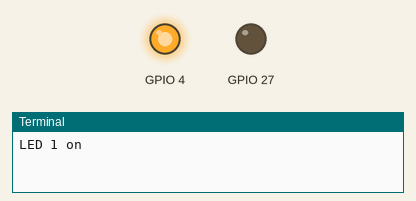
A program run on a simulated Raspberry Pi (BCM pin numbers). Parts: output pins drawn as LEDs (lit = HIGH), the last lines printed to the terminal. At 6.0 s the program stops and its outputs stay as they are.

Above: at 0.1 s.
At 3.1 s:
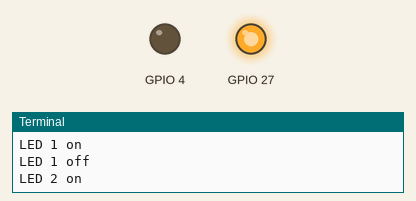
At 6.1 s:
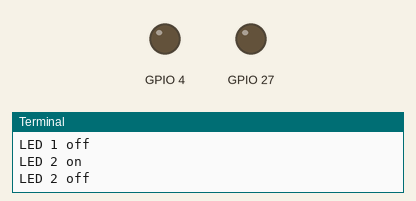
Timing chart, 0 to 7.5 s (numbered marks = the images above):
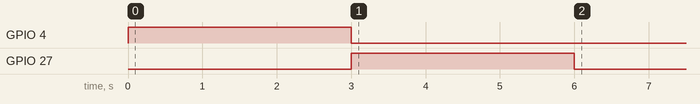

The program:

LED.py
```python
#Imports modules
import RPi.GPIO as GPIO
import time

#Sets up GPIO pins
GPIO.setmode(GPIO.BCM)
GPIO.setwarnings(False)
GPIO.setup(4,GPIO.OUT)
GPIO.setup(27,GPIO.OUT)

#Red LED 1
print "LED 1 on"
GPIO.output(4,GPIO.HIGH)
time.sleep(3)
print "LED 1 off"
GPIO.output(4,GPIO.LOW)

#Red LED 2
print "LED 2 on"
GPIO.output(27,GPIO.HIGH)
time.sleep(3)
print "LED 2 off"
GPIO.output(27,GPIO.LOW)
```

Measured:
- by itself, GPIO 4: LOW → HIGH at 0.00 s, → LOW 3.0 s later
- by itself, GPIO 27: LOW → HIGH at 3.0 s, → LOW 3.0 s later
